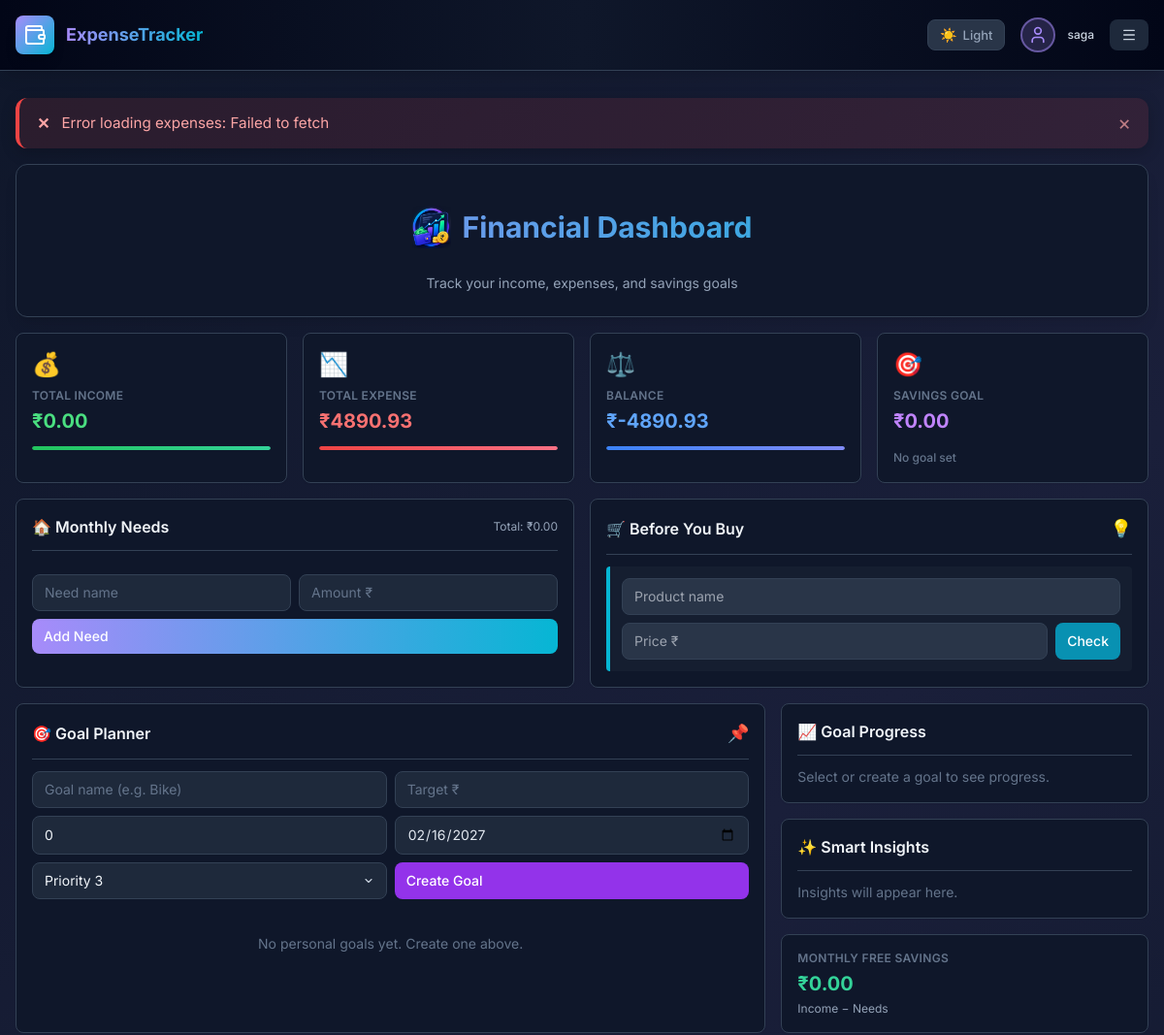
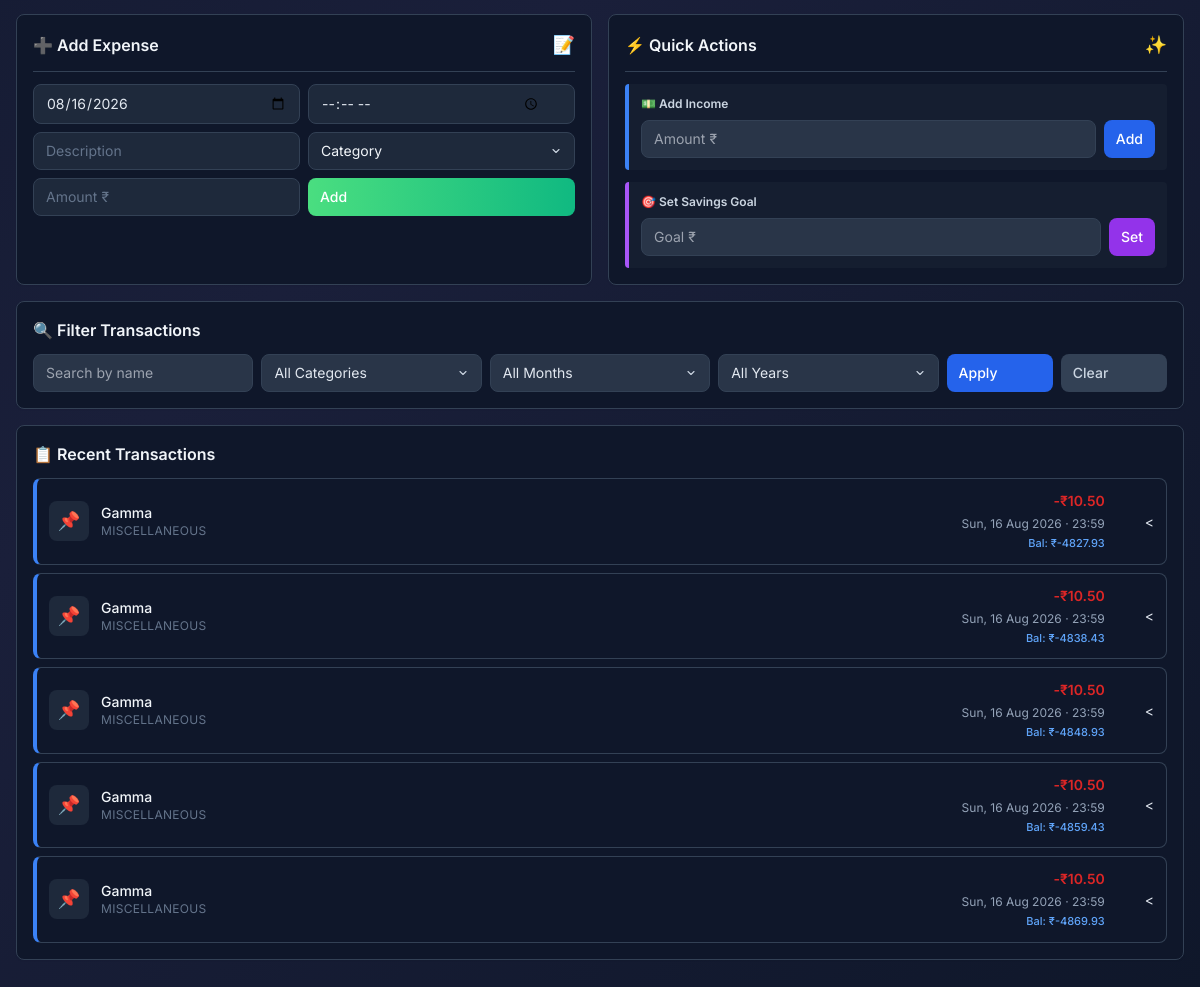
The page / (signed in) on the database its author committed (2 pictures, top to bottom).
### tables this page shows
CREATE TABLE expenses (
                    id INTEGER PRIMARY KEY AUTOINCREMENT,
                    user_id INTEGER,
                    date TEXT,
                    name TEXT,
                    category TEXT,
                    amount REAL, time TEXT DEFAULT '00:00');

### app.py (the view)
@app.route('/', methods=['GET', 'POST'])
def index():
    if 'user_id' not in session:
        return redirect(url_for('login'))
    conn = get_db()
    filter_category = request.args.get('category', '').strip()
    filter_month = request.args.get('month', 'All')
    filter_year = request.args.get('year', 'All')
    filter_name = request.args.get('name', '').strip()
    query = "SELECT * FROM expenses WHERE user_id = ?"
    params = [session['user_id']]
    if filter_category and filter_category.lower() != "all":
        query += " AND LOWER(category) = ?"
        params.append(filter_category.lower())
    if filter_month != "All":
        query += " AND strftime('%m', date) = ?"
        params.append(f"{int(filter_month):02d}")
    if filter_year != "All":
        query += " AND strftime('%Y', date) = ?"
        params.append(filter_year)
    if filter_name:
        query += " AND LOWER(name) LIKE ?"
        params.append(f"%{filter_name.lower()}%")
    query += " ORDER BY date DESC, COALESCE(time, '00:00') DESC"
    if not (filter_category or filter_month != "All" or filter_year != "All" or filter_name):
        query += " LIMIT 5"
    expenses = conn.execute(query, params).fetchall()
    all_transactions = conn.execute(
        "SELECT id, category, amount, time, date FROM expenses WHERE user_id = ? ORDER BY date ASC, COALESCE(time, '00:00') ASC, id ASC",
        (session['user_id'],)
    ).fetchall()
    running_balance_by_id = {}
    running_total = 0.0
    for transaction in all_transactions:
        amount = float(transaction['amount'] or 0)
        category = (transaction['category'] or '').strip()
        if category.lower() == "income":
            running_total += amount
        else:
            running_total -= amount
        running_balance_by_id[transaction['id']] = running_total
    expenses_list = [dict(e) for e in expenses]
    for expense in expenses_list:
        expense['time'] = normalize_expense_time(expense.get('time'))
        expense['display_datetime'] = format_transaction_datetime(expense.get('date'), expense.get('time'))
        expense['running_balance'] = running_balance_by_id.get(expense['id'], 0.0)
    total_income = sum(e['amount'] for e in conn.execute(
        "SELECT amount FROM expenses WHERE user_id = ? AND LOWER(category) = 'income'",
        (session['user_id'],)
    ))
    total_expense = sum(e['amount'] for e in conn.execute(
        "SELECT amount FROM expenses WHERE user_id = ? AND LOWER(category) != 'income'",
        (session['user_id'],)
    ))
    balance = total_income - total_expense
    g = conn.execute("SELECT goal_amount FROM goals WHERE user_id = ?", (session['user_id'],)).fetchone()
    goal = g['goal_amount'] if g else 0
    progress = (balance / goal * 100) if goal > 0 else 0
    years = [r['y'] for r in conn.execute(
        "SELECT DISTINCT strftime('%Y', date) as y FROM expenses WHERE user_id = ? ORDER BY y DESC",
        (session['user_id'],)
    ) if r['y']]
    conn.close()
    return render_template(
        'index.html',
        expenses=expenses_list,
        total_income=total_income,
        total_expense=total_expense,
        balance=balance,
        goal=goal,
        progress=progress,
        filter_category=filter_category,
        filter_month=filter_month,
        filter_year=filter_year,
        filter_name=filter_name,
        years=years
    )

### templates/index.html (shortened to what this page needs)
{% extends "base.html" %}
{% block content %}
<div class="dashboard-container space-y-4">
  <div class="bg-slate-900 border border-slate-700 rounded-xl p-6 shadow-lg text-center">
<h2 class="flex items-center justify-center gap-3 text-3xl font-bold text-transparent bg-gradient-to-r from-primary to-accent bg-clip-text mb-2">
    <img
        src="{{ url_for('static', filename='dash.png') }}"
        alt="Financial Dashboard"
        class="h-20 w-10 object-contain"
    >
    <span>Financial Dashboard</span>
</h2>   <p class="text-slate-400 text-sm">Track your income, expenses, and savings goals</p>
  </div>
  <div id="stats-container" class="grid grid-cols-1 md:grid-cols-2 lg:grid-cols-4 gap-4">
    <div class="bg-slate-900 border border-slate-700 rounded-lg p-4 shadow-sm hover:shadow-lg hover:border-slate-600 hover:bg-slate-800 transition-all">
      <div class="stat-icon text-2xl mb-2">💰</div>
      <p class="stat-label text-xs font-semibold text-slate-500 uppercase tracking-wide">Total Income</p>
      <p class="stat-value text-xl font-bold text-green-400 mt-1" id="total-income">₹{{ "%.2f"|format(total_income) }}</p>
      <div class="stat-bar h-1 bg-slate-800 rounded mt-3 overflow-hidden">
        <div class="stat-bar-fill h-full bg-gradient-to-r from-green-500 to-emerald-400"></div>
      </div>
    </div>
    <div class="bg-slate-900 border border-slate-700 rounded-lg p-4 shadow-sm hover:shadow-lg hover:border-slate-600 hover:bg-slate-800 transition-all">
      <div class="stat-icon text-2xl mb-2">📉</div>
      <p class="stat-label text-xs font-semibold text-slate-500 uppercase tracking-wide">Total Expense</p>
      <p class="stat-value text-xl font-bold text-red-400 mt-1" id="total-expense">₹{{ "%.2f"|format(total_expense) }}</p>
      <div class="stat-bar h-1 bg-slate-800 rounded mt-3 overflow-hidden">
        <div class="stat-bar-fill h-full bg-gradient-to-r from-red-500 to-rose-400"></div>
      </div>
    </div>
    <div class="bg-slate-900 border border-slate-700 rounded-lg p-4 shadow-sm hover:shadow-lg hover:border-slate-600 hover:bg-slate-800 transition-all">
      <div class="stat-icon text-2xl mb-2">⚖️</div>
      <p class="stat-label text-xs font-semibold text-slate-500 uppercase tracking-wide">Balance</p>
      <p class="stat-value text-xl font-bold text-blue-400 mt-1" id="balance">₹{{ "%.2f"|format(balance) }}</p>
      <div class="stat-bar h-1 bg-slate-800 rounded mt-3 overflow-hidden">
        <div class="stat-bar-fill h-full bg-gradient-to-r from-blue-500 to-indigo-400"></div>
      </div>
    </div>
    <div class="bg-slate-900 border border-slate-700 rounded-lg p-4 shadow-sm hover:shadow-lg hover:border-slate-600 hover:bg-slate-800 transition-all">
      <div class="stat-icon text-2xl mb-2">🎯</div>
      <p class="stat-label text-xs font-semibold text-slate-500 uppercase tracking-wide">Savings Goal</p>
      <p class="stat-value text-xl font-bold text-purple-400 mt-1" id="goal-amount">₹{{ "%.2f"|format(goal) }}</p>
      <div id="goal-progress" class="mt-3">
        {% if goal > 0 %}
        <div class="h-1 bg-slate-800 rounded overflow-hidden mb-1">
          <div class="progress-bar h-full bg-gradient-to-r from-primary to-accent" style="width: {{ progress|round(1) }}%"></div>
        </div>
        <small class="progress-text text-xs text-slate-400">{{ progress|round(1) }}% reached</small>
        {% else %}
        <small class="progress-text text-xs text-slate-500">No goal set</small>
        {% endif %}
      </div>
    </div>
  </div>
  {% include 'partials/planning_section.html' %}
  <div class="grid grid-cols-1 lg:grid-cols-2 gap-4">
<div class="bg-slate-900 border border-slate-700 rounded-lg p-4 shadow-sm
            hover:shadow-lg hover:border-slate-600 transition-all">
  <div class="flex justify-between items-center pb-3 border-b border-slate-700 mb-3">
    <h5 class="text-base font-semibold text-slate-100 m-0">
      ➕ Add Expense
    </h5>
    <span class="text-lg">📝</span>
  </div>
  <form id="expenseForm" class="space-y-2" onsubmit="return false;">
    <div class="grid grid-cols-2 gap-2">
      <input
        type="date"
        id="expenseDate"
        name="date"
        class="w-full px-3 py-2 bg-slate-800 border border-slate-700
               rounded-lg text-sm text-slate-100
               focus:outline-none focus:ring-2 focus:ring-primary
               focus:border-transparent"
        required
      >
      <div class="time-field-shell">
        <input
          type="time"
          id="expenseTime"
          name="time"
          class="w-full px-3 py-2 bg-slate-800 border border-slate-700
                 rounded-lg text-sm text-slate-100
                 focus:outline-none focus:ring-2 focus:ring-primary
                 focus:border-transparent"
          aria-label="Expense time"
          required
        >
      </div>
    </div>
    <div class="grid grid-cols-2 gap-2">
      <input
        type="text"
        name="name"
        class="w-full px-3 py-2 bg-slate-800 border border-slate-700
               rounded-lg text-sm text-slate-100 placeholder-slate-500
               focus:outline-none focus:ring-2 focus:ring-primary
               focus:border-transparent"
        placeholder="Description"
        required
      >
      <select
        name="category"
        class="expense-category-select w-full px-3 py-2 bg-slate-800 border border-slate-700
               rounded-lg text-sm text-slate-100
               focus:outline-none focus:ring-2 focus:ring-primary
               focus:border-transparent"
        required
      >
        <option value="" class="bg-slate-800 text-slate-100">
          Category
        </option>
      </select>
    </div>
    <div class="grid grid-cols-2 gap-2">
      <input
        type="number"
        name="amount"
        step="0.01"
        class="w-full px-3 py-2 bg-slate-800 border border-slate-700
               rounded-lg text-sm text-slate-100 placeholder-slate-500
               focus:outline-none focus:ring-2 focus:ring-primary
               focus:border-transparent"
        placeholder="Amount ₹"
        required
      >
      <button
        type="button"
        onclick="addExpense(); return false;"
        class="px-3 py-2 bg-gradient-to-r from-success to-emerald-500
               text-white font-medium rounded-lg text-sm
               hover:shadow-lg hover:from-emerald-500 hover:to-green-500
               transition-all">
        Add
      </button>
    </div>
  </form>
</div>
    <div class="bg-slate-900 border border-slate-700 rounded-lg p-4 shadow-sm hover:shadow-lg hover:border-slate-600 hover:bg-slate-800 transition-all">
      <div class="flex justify-between items-center pb-3 border-b border-slate-700 mb-3">
        <h5 class="text-base font-semibold text-slate-100 m-0">⚡ Quick Actions</h5>
        <span class="text-lg">✨</span>
      </div>
      <div class="space-y-3">
        <div class="border-l-4 border-blue-500 bg-slate-800/40 p-3 rounded">
          <label class="block text-xs font-semibold text-slate-300 mb-2">💵 Add Income</label>
          <div class="flex gap-2">
            <input type="number" id="incomeAmount" step="0.01" class="flex-1 px-3 py-2 border border-slate-700 rounded-lg text-sm focus:outline-none focus:ring-2 focus:ring-primary focus:border-transparent" placeholder="Amount ₹">
            <button type="button" onclick="addIncome(); return false;" class="px-3 py-2 bg-blue-600 text-white font-medium rounded-lg text-sm hover:bg-blue-700 transition-colors">Add</button>
          </div>
        </div>
        <div class="border-l-4 border-purple-500 bg-slate-800/40 p-3 rounded">
          <label class="block text-xs font-semibold text-slate-300 mb-2">🎯 Set Savings Goal</label>
          <div class="flex gap-2">
            <input type="number" id="goalAmount" step="0.01" class="flex-1 px-3 py-2 border border-slate-700 rounded-lg text-sm focus:outline-none focus:ring-2 focus:ring-primary focus:border-transparent" placeholder="Goal ₹">
            <button type="button" onclick="setGoal(); return false;" class="px-3 py-2 bg-purple-600 text-white font-medium rounded-lg text-sm hover:bg-purple-700 transition-colors">Set</button>
          </div>
        </div>
      </div>
    </div>
  </div>
  <div class="bg-slate-900 border border-slate-700 rounded-lg p-4 shadow-sm">
    <h5 class="text-base font-semibold text-slate-100 mb-3">🔍 Filter Transactions</h5>
    <form id="filterForm" class="space-y-3" onsubmit="return false;">
      <div class="grid grid-cols-1 md:grid-cols-2 lg:grid-cols-5 gap-2">
        <input type="text" name="name" class="px-3 py-2 border border-slate-700 rounded-lg text-sm focus:outline-none focus:ring-2 focus:ring-primary focus:border-transparent" placeholder="Search by name" value="{{ filter_name }}">
        <select name="category" class="px-3 py-2 border border-slate-700 rounded-lg text-sm focus:outline-none focus:ring-2 focus:ring-primary focus:border-transparent">
          <option value="">All Categories</option>
        </select>
        <select name="month" class="px-3 py-2 border border-slate-700 rounded-lg text-sm focus:outline-none focus:ring-2 focus:ring-primary focus:border-transparent">
          <option value="All">All Months</option>
        </select>
        <select name="year" class="px-3 py-2 border border-slate-700 rounded-lg text-sm focus:outline-none focus:ring-2 focus:ring-primary focus:border-transparent">
          <option value="All">All Years</option>
        </select>
        <div class="flex gap-2">
          <button type="button" onclick="applyFilter(); return false;" class="px-3 py-2 bg-blue-600 text-white font-medium rounded-lg text-sm hover:bg-blue-700 transition-colors w-full">Apply</button>
          <button type="button" onclick="clearFilter(); return false;" class="px-3 py-2 bg-slate-700 text-slate-300 font-medium rounded-lg text-sm hover:bg-slate-700 transition-colors w-full">Clear</button>
        </div>
      </div>
    </form>
  </div>
  <div class="bg-slate-900 border border-slate-700 rounded-lg p-4 shadow-sm">
    <h5 class="text-base font-semibold text-slate-100 mb-3">📋 Recent Transactions</h5>
    <div id="transactionsList" class="space-y-2">
      {% for e in expenses %}
        <div id="expense-{{ e.id }}" class="flex items-center justify-between p-3 border border-slate-700 rounded-lg hover:bg-slate-800 transition-all group relative {% if e.category|lower == 'income' %}border-l-4 border-l-emerald-500{% else %}border-l-4 border-l-blue-500{% endif %}">
          <div class="flex items-center gap-3 flex-1">
            <div class="w-10 h-10 bg-slate-800 rounded-lg flex items-center justify-center text-lg flex-shrink-0">
              {% if e.category|lower == 'income' %}
                <span>💰</span>
              {% elif e.category|lower == 'education' %}
                <span>🎓</span>
              {% elif e.category|lower == 'healthcare' %}
                <span>🏥</span>
              {% elif e.category|lower == 'entertainment' %}
                <span>🎬</span>
              {% elif e.category|lower == 'utilities' %}
                <span>💡</span>
              {% elif e.category|lower == 'groceries' %}
                <span>🛒</span>
              {% elif e.category|lower == 'transport' %}
                <span>🚗</span>
              {% else %}
                <span>📌</span>
              {% endif %}
            </div>
            <div>
              <p class="font-medium text-sm text-slate-100 m-0">{{ e.name }}</p>
              <p class="text-xs text-slate-500 uppercase tracking-wide m-0">{{ e.category }}</p>
            </div>
          </div>
          <div class="text-right mr-10">
            <p class="font-semibold text-sm m-0 {% if e.category|lower == 'income' %}text-emerald-600{% else %}text-red-600{% endif %}">
              {% if e.category|lower == 'income' %}+{% else %}-{% endif %}₹{{ "%.2f"|format(e.amount) }}
            </p>
            <p class="transaction-date">{{ e.display_datetime or e.date }}</p>
            <p class="transaction-balance">Bal: ₹{{ "%.2f"|format(e.running_balance) }}</p>
          </div>
<
        </div>
      {% endfor %}
    </div>
  </div>
</div>
{% endblock %}

### rows shown on the page
expenses: name "Gamma", category "MISCELLANEOUS", amount "10.50", display_datetime "Sun, 16 Aug 2026 · 23:59", running_balance "-4827.93"
expenses: name "Gamma", category "MISCELLANEOUS", amount "10.50", display_datetime "Sun, 16 Aug 2026 · 23:59", running_balance "-4838.43"
expenses: name "Gamma", category "MISCELLANEOUS", amount "10.50", display_datetime "Sun, 16 Aug 2026 · 23:59", running_balance "-4848.93"
expenses: name "Gamma", category "MISCELLANEOUS", amount "10.50", display_datetime "Sun, 16 Aug 2026 · 23:59", running_balance "-4859.43"
expenses: name "Gamma", category "MISCELLANEOUS", amount "10.50", display_datetime "Sun, 16 Aug 2026 · 23:59", running_balance "-4869.93"

### other values the page prints
{{ session.username }} "saga"
{{ "%.2f"|format(total_income) }} "0.00"
{{ "%.2f"|format(total_expense) }} "4890.93"
{{ "%.2f"|format(balance) }} "-4890.93"
{{ "%.2f"|format(goal) }} "0.00"
